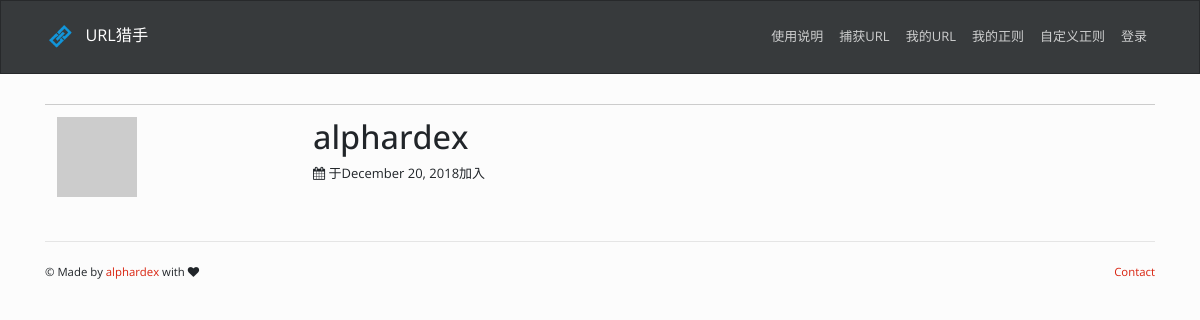
Page /user/alphardex on the committed database.
### urlhunter/models.py (models this page shows, shortened)
class User(db.Model, UserMixin):
    id = db.Column(db.Integer, primary_key=True)
    username = db.Column(db.String(80), index=True, unique=True, nullable=False)
    email = db.Column(db.String(120), index=True, unique=True, nullable=False)
    password_hash = db.Column(db.String(128))
    member_since = db.Column(db.DateTime, default=datetime.utcnow)
    urls = db.relationship('Url', backref='owner')
    regexs = db.relationship('Regex', backref='author')
    def avatar(self, size):
        digest = md5(self.email.lower().encode('utf-8')).hexdigest()
        return f'https://www.gravatar.com/avatar/{digest}?d=identicon&s={size}'

### urlhunter/blueprints/user.py (the view)
@bp.route('/<string:username>')
def index(username):
    user = User.query.filter_by(username=username).first_or_404()
    return render_template('user/index.html', user=user)

### urlhunter/templates/user/index.html (shortened to what this page needs)
{% extends 'layout.html' %}
{% block content %}
    <table class="table table-hover">
        <tr>
            <td width="256px"><img src="{{ user.avatar(256) }}"></td>
            <td>
            <h1>{{ user.username }}</h1>
            <p><i class="fa fa-calendar"></i> 于{{ moment(user.member_since).format('LL') }}加入</p>
            </td>
        </tr>
    </table>
{% endblock %}

### urlhunter/templates/layout.html (shortened to what this page needs)
{% from 'bootstrap/nav.html' import render_nav_item %}
<!DOCTYPE html>
<html>
<head>
    {% block head %}
    {% block styles %}
    {{ bootstrap.load_css() }}
    <link rel="stylesheet" href="https://bootswatch.com/4/simplex/bootstrap.min.css">
    <link rel="stylesheet" href="{{ url_for('static', filename='css/style.css') }}">
    <link href="https://cdn.bootcss.com/font-awesome/4.7.0/css/font-awesome.min.css" rel="stylesheet">
    {% endblock styles %}
    {% endblock head %}
</head>
<body>
    {% block nav %}
    <nav class="navbar navbar-expand-lg navbar-dark bg-dark" role="navigation">
        <div class="container">
            <a class="navbar-brand" href="{{url_for('main.index')}}">
                <img src="{{ url_for('static', filename='favicon.ico') }}" height="32" width="32">
                &nbsp;{{ config['SITE_NAME'] }}
            </a>
            <div class="collapse navbar-collapse" id="navbarNavDropdown">
                <ul class="nav navbar-nav ml-auto">
                    {{render_nav_item('main.show_help', '使用说明')}}
                    {{render_nav_item('main.extract', '捕获URL')}}
                    {{render_nav_item('main.show_urls', '我的URL')}}
                    {{render_nav_item('main.show_regexs', '我的正则')}}
                    {{render_nav_item('main.upload_regex', '自定义正则')}}
                    {% if current_user.is_anonymous %}
                    {{render_nav_item('auth.login', '登录')}}
                    {% endif %}
                </ul>
            </div>
        </div>
    </nav>
    {% endblock nav %}
    <main class="container">
        {% block content %}{% endblock %}
        {% block footer %}
        <footer>
            <p class="float-left">
                <small>&copy;
                    Made by <a href="https://github.com/{{config['GITHUB_USERNAME']}}" target="_blank">{{config['GITHUB_USERNAME']}}</a>
                    with <span class="fa fa-heart"></span>
                </small>
            </p>
            <p class="float-right">
                <small><a href="mailto:{{ config['EMAIL'] }}">Contact</a></small>
            </p>
        </footer>
        {% endblock footer %}
    </main>
</body>
</html>

### urlhunter/static/css/style.css (style rules this page uses)
nav { margin-bottom: 30px; }
footer { margin: 30px 0; padding: 20px 0; border-top: 1px solid #e5e5e5; }

### rows in the picture
User: username "alphardex", member_since "December 20, 2018", GITHUB_USERNAME "alphardex"

### other values in the picture
{{ config['SITE_NAME'] }} "URL猎手"
{{ render_nav_item('main.show_help', '使用说明') }} "使用说明"
{{ render_nav_item('main.extract', '捕获URL') }} "捕获URL"
{{ render_nav_item('main.show_urls', '我的URL') }} "我的URL"
{{ render_nav_item('main.show_regexs', '我的正则') }} "我的正则"
{{ render_nav_item('main.upload_regex', '自定义正则') }} "自定义正则"
{{ render_nav_item('auth.login', '登录') }} "登录"
